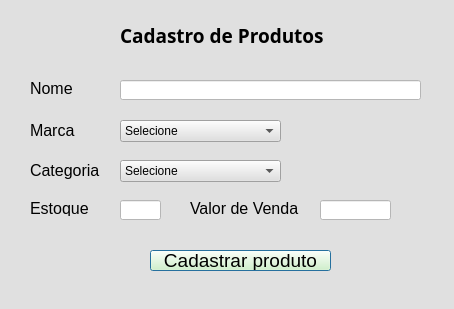
<?xml version="1.0" encoding="UTF-8"?>
<ui version="4.0">
 <class>Dialog</class>
 <widget class="QDialog" name="Dialog">
  <property name="geometry">
   <rect>
    <x>0</x>
    <y>0</y>
    <width>454</width>
    <height>309</height>
   </rect>
  </property>
  <property name="windowTitle">
   <string>Controle de Estoque</string>
  </property>
  <property name="styleSheet">
   <string notr="true">background-color: rgb(224, 224, 224);</string>
  </property>
  <widget class="QLabel" name="label">
   <property name="geometry">
    <rect>
     <x>120</x>
     <y>10</y>
     <width>241</width>
     <height>51</height>
    </rect>
   </property>
   <property name="font">
    <font>
     <family>Arial Black</family>
     <pointsize>14</pointsize>
     <weight>75</weight>
     <bold>true</bold>
    </font>
   </property>
   <property name="text">
    <string>Cadastro de Produtos</string>
   </property>
  </widget>
  <widget class="QLabel" name="label_2">
   <property name="geometry">
    <rect>
     <x>30</x>
     <y>80</y>
     <width>51</width>
     <height>16</height>
    </rect>
   </property>
   <property name="font">
    <font>
     <family>Arial</family>
     <pointsize>12</pointsize>
    </font>
   </property>
   <property name="text">
    <string>Nome</string>
   </property>
  </widget>
  <widget class="QLabel" name="label_3">
   <property name="geometry">
    <rect>
     <x>190</x>
     <y>200</y>
     <width>111</width>
     <height>16</height>
    </rect>
   </property>
   <property name="font">
    <font>
     <family>Arial</family>
     <pointsize>12</pointsize>
    </font>
   </property>
   <property name="text">
    <string>Valor de Venda</string>
   </property>
  </widget>
  <widget class="QLabel" name="label_4">
   <property name="geometry">
    <rect>
     <x>30</x>
     <y>200</y>
     <width>61</width>
     <height>16</height>
    </rect>
   </property>
   <property name="font">
    <font>
     <family>Arial</family>
     <pointsize>12</pointsize>
    </font>
   </property>
   <property name="text">
    <string>Estoque</string>
   </property>
  </widget>
  <widget class="QLabel" name="label_5">
   <property name="geometry">
    <rect>
     <x>30</x>
     <y>120</y>
     <width>61</width>
     <height>21</height>
    </rect>
   </property>
   <property name="font">
    <font>
     <family>Arial</family>
     <pointsize>12</pointsize>
    </font>
   </property>
   <property name="text">
    <string>Marca</string>
   </property>
  </widget>
  <widget class="QLineEdit" name="lineEdit">
   <property name="geometry">
    <rect>
     <x>120</x>
     <y>80</y>
     <width>301</width>
     <height>20</height>
    </rect>
   </property>
   <property name="styleSheet">
    <string notr="true">background-color: rgb(255, 255, 255);</string>
   </property>
  </widget>
  <widget class="QLineEdit" name="lineEdit_2">
   <property name="geometry">
    <rect>
     <x>120</x>
     <y>200</y>
     <width>41</width>
     <height>20</height>
    </rect>
   </property>
   <property name="styleSheet">
    <string notr="true">background-color: rgb(255, 255, 255);</string>
   </property>
  </widget>
  <widget class="QLineEdit" name="lineEdit_3">
   <property name="geometry">
    <rect>
     <x>320</x>
     <y>200</y>
     <width>71</width>
     <height>20</height>
    </rect>
   </property>
   <property name="styleSheet">
    <string notr="true">background-color: rgb(255, 255, 255);</string>
   </property>
  </widget>
  <widget class="QLabel" name="label_6">
   <property name="geometry">
    <rect>
     <x>30</x>
     <y>160</y>
     <width>71</width>
     <height>21</height>
    </rect>
   </property>
   <property name="font">
    <font>
     <family>Arial</family>
     <pointsize>12</pointsize>
    </font>
   </property>
   <property name="text">
    <string>Categoria</string>
   </property>
  </widget>
  <widget class="QPushButton" name="pushButton">
   <property name="geometry">
    <rect>
     <x>150</x>
     <y>250</y>
     <width>181</width>
     <height>21</height>
    </rect>
   </property>
   <property name="font">
    <font>
     <family>Arial</family>
     <pointsize>14</pointsize>
    </font>
   </property>
   <property name="styleSheet">
    <string notr="true">background-color: rgb(220, 255, 190);</string>
   </property>
   <property name="text">
    <string>Cadastrar produto</string>
   </property>
  </widget>
  <widget class="QComboBox" name="comboBox">
   <property name="geometry">
    <rect>
     <x>120</x>
     <y>120</y>
     <width>161</width>
     <height>22</height>
    </rect>
   </property>
   <property name="editable">
    <bool>false</bool>
   </property>
   <property name="currentText">
    <string>Selecione</string>
   </property>
   <item>
    <property name="text">
     <string>Selecione</string>
    </property>
   </item>
  </widget>
  <widget class="QComboBox" name="comboBox_2">
   <property name="geometry">
    <rect>
     <x>120</x>
     <y>160</y>
     <width>161</width>
     <height>22</height>
    </rect>
   </property>
   <property name="editable">
    <bool>false</bool>
   </property>
   <property name="frame">
    <bool>true</bool>
   </property>
   <item>
    <property name="text">
     <string>Selecione</string>
    </property>
   </item>
  </widget>
 </widget>
 <resources/>
 <connections/>
</ui>
